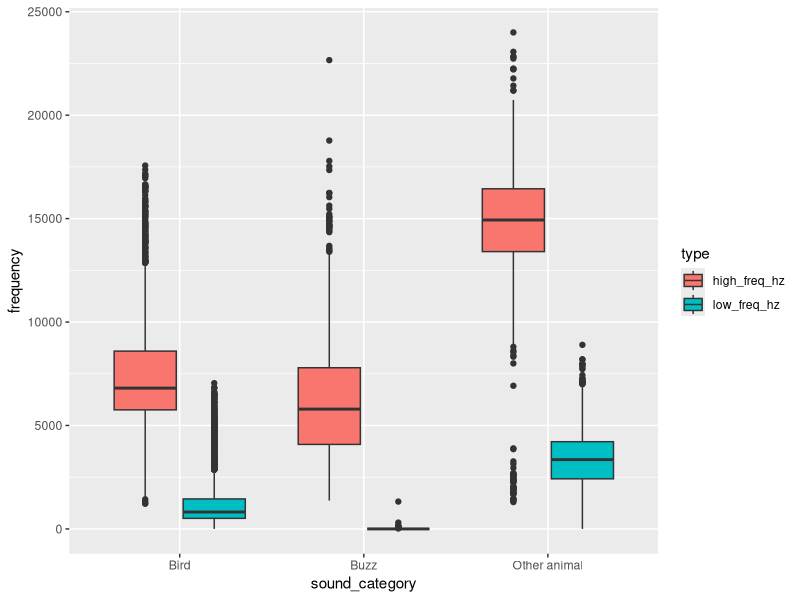
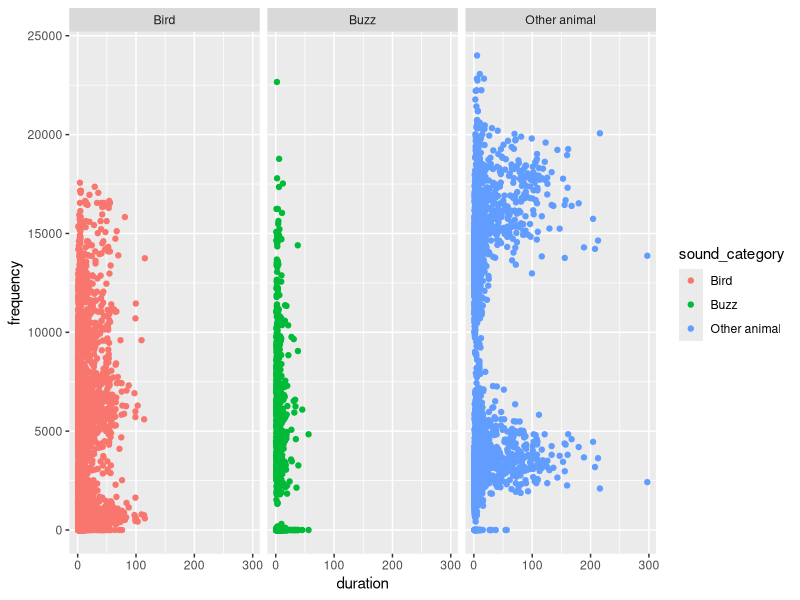
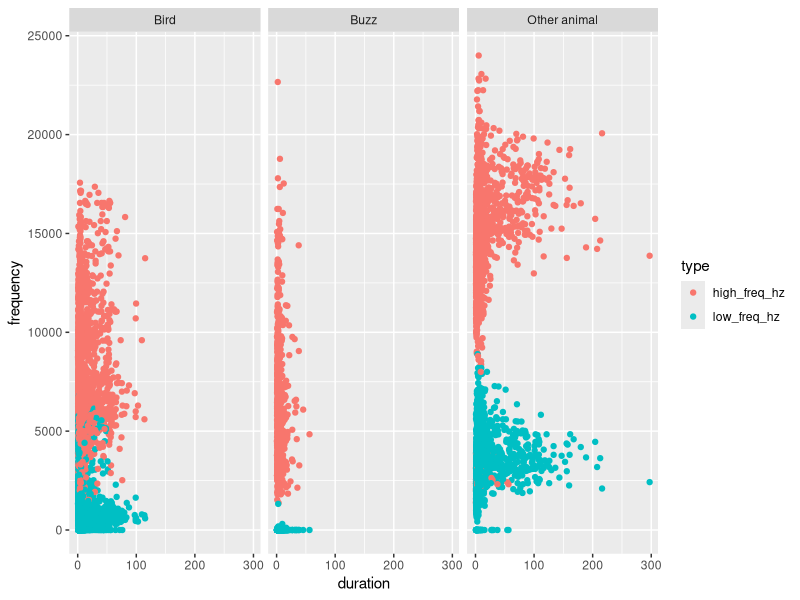
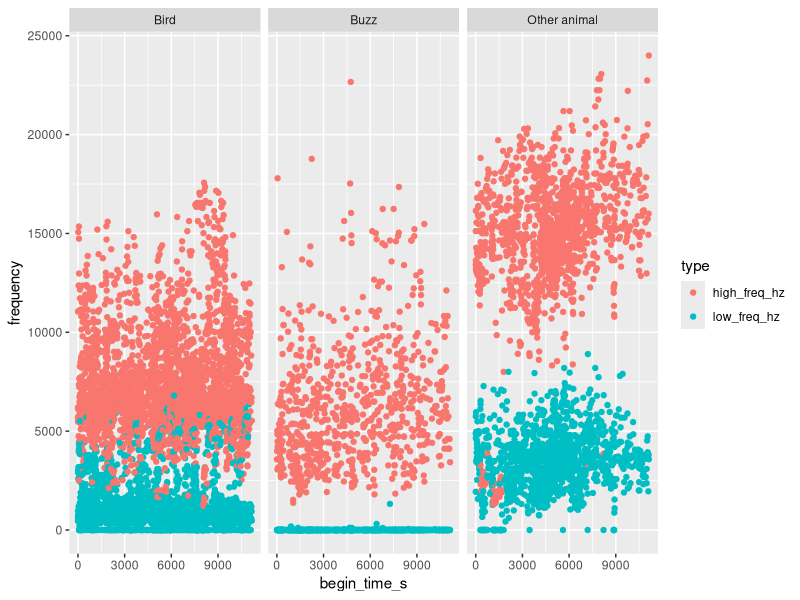

The R script that drew these images, in order:
## ---- chunk 1
library(tidyverse)
library(skimr)
## ---- chunk 2
call_data <- read_csv("complete_BirdCall_data_table.csv")
## ---- chunk 3
skim(call_data)
## ---- chunk 4
call_data <- call_data %>% 
  rename(info = 'Additional information',
         sound_category = 'Sound category',
         begin_time_s = 'Begin Time (s)',
         end_time_s = 'End Time (s)',
         high_freq_hz = 'High Freq (Hz)',
         low_freq_hz = 'Low Freq (Hz)' )


## ---- chunk 5
bird_calls <- call_data
## ---- chunk 6

bird_calls <- tibble::rowid_to_column(bird_calls, "ID")
bird_calls
## ---- chunk 7
bird_calls <- bird_calls %>% 
  select(ID, begin_time_s, end_time_s, low_freq_hz, high_freq_hz, sound_category) 

bird_calls
  
## ---- chunk 8
bird_call_clean <- bird_calls %>% 
  gather(low_freq_hz, high_freq_hz, key = "type", value = "frequency") %>% 
  mutate(duration = end_time_s - begin_time_s) %>% 
  arrange(ID)

bird_call_clean
## ---- chunk 9
bird_call_clean %>% 
  group_by(type) %>% 
  ggplot(aes(x = sound_category, y = frequency, fill = type)) +
  geom_boxplot()
  
## ---- chunk 10
bird_call_clean %>% 
  group_by(sound_category) %>% 
  ggplot(aes(x = duration, y = frequency)) +
  geom_point(aes(color = sound_category)) +
  facet_wrap(~sound_category)
## ---- chunk 11
bird_call_clean %>% 
  group_by(sound_category) %>% 
  ggplot(aes(x = duration, y = frequency)) +
  geom_point(aes(color = type)) +
  facet_wrap(~sound_category)
## ---- chunk 12
bird_call_clean %>% 
  ggplot(aes(x = begin_time_s, y = frequency)) +
  geom_point(aes(color = type)) +
  facet_wrap(~sound_category)
